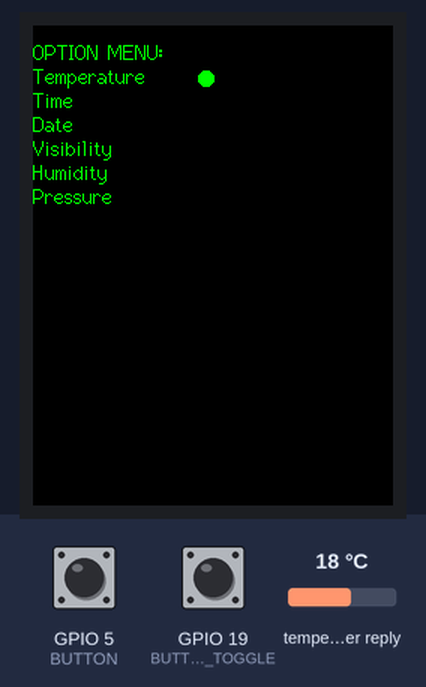
Bench run of a sketch on a simulated ESP32. Parts: 240×320 colour display. The test bench sets the inputs (shaded band); at power-on: GPIO 5 (BUTTON) HIGH, GPIO 19 (BUTTON_TOGGLE) HIGH, temperature in the weather reply 18 °C. WiFi joins after 1.5 s; servers stay silent unless stated; a WiFi scan finds three made-up networks; uploads are accepted with an empty reply; web services answer with replies made up by the test bench; what the sketch prints to the serial monitor is not drawn.

Above: at 9.6 s.
9.7 s: GPIO 5 (BUTTON) pulled LOW for 3.2 s
At 12.8 s:
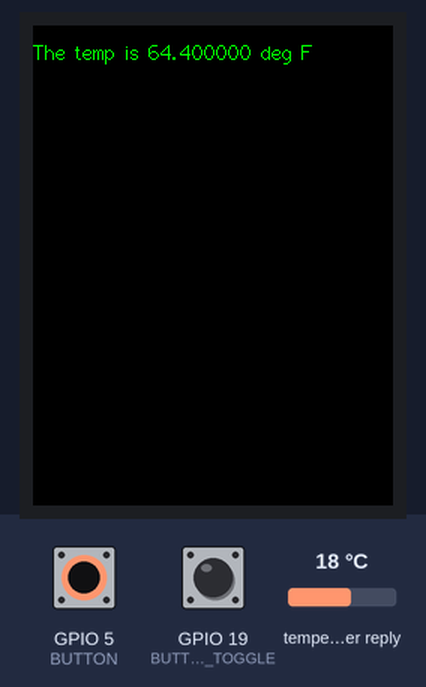
16.0 s: GPIO 19 (BUTTON_TOGGLE) pulled LOW for 1.6 s
At 20.4 s:
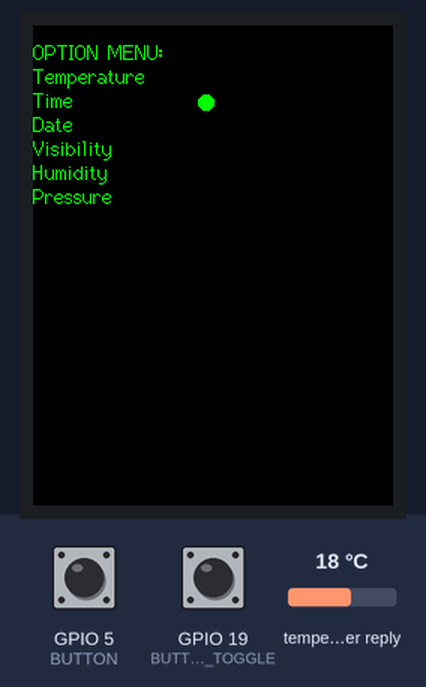
26.7 s: GPIO 19 (BUTTON_TOGGLE) pulled LOW for 1.6 s
At 31.9 s:
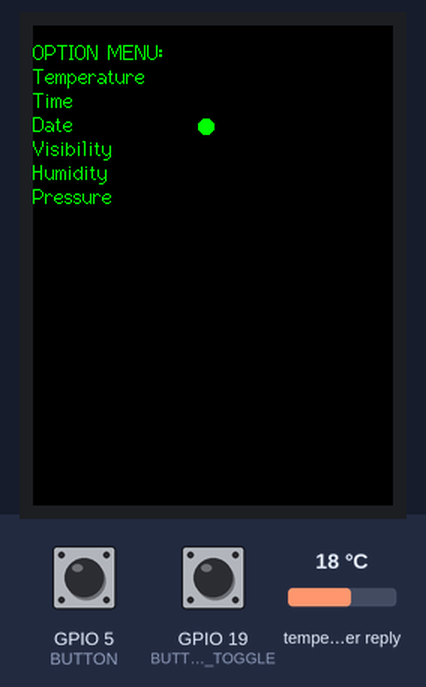
Timing chart, 0 to 33.4 s (numbered marks = the images above; inputs shaded):
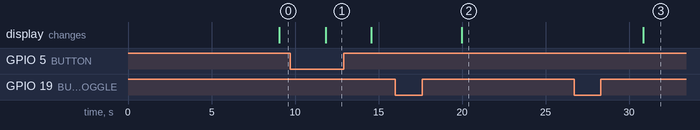

The sketch:

weather.ino
```cpp
#include <wifi.h> //Connect to WiFi Network
    #include<string.h> // Used for some string handling and processing
    #include <tft_espi.h> // Graphics and font library for ST7735 driver chip
    #include <spi.h> // Used in support of TFT Display
    #include <arduinojson.h>

    TFT_eSPI tft = TFT_eSPI();  // Invoke library, pins defined in User_Setup.h

    //Some constants and some resources:
    const int RESPONSE_TIMEOUT = 6000; //ms to wait for response from host
    const int GETTING_PERIOD = 2000; //periodicity of getting a number fact
    const int BUTTON_TIMEOUT = 1000; //button timeout in milliseconds
    const uint16_t IN_BUFFER_SIZE = 1000; //size of buffer to hold HTTP request
    const uint16_t OUT_BUFFER_SIZE = 1000; //size of buffer to hold HTTP response
    char request_buffer[IN_BUFFER_SIZE]; //char array buffer to hold HTTP request
    char response_buffer[OUT_BUFFER_SIZE]; //char array buffer to hold HTTP response
    char request_buffer2[IN_BUFFER_SIZE]; //char array buffer to hold HTTP request
    char response_buffer2[OUT_BUFFER_SIZE]; //char array buffer to hold HTTP response

    char network[] = "MIT";
    char password[] = "";

    uint8_t channel = 1; //network channel on 2.4 GHz
    byte bssid[] = {0x04, 0x95, 0xE6, 0xAE, 0xDB, 0x41}; //6 byte MAC address of AP you're targeting.

    const int BUTTON = 5; //connect to pin 5
    const int BUTTON_TOGGLE = 19; //connect to pin 19
    unsigned long timer; // used for starting millis() readings
    uint8_t draw_state;  //used for remembering state
    uint8_t temp_draw_state;
    uint8_t previous_value_toggle;  //used for remembering previous button
    uint8_t previous_value_select;  //used for remembering previous button

    // Store date and timestamp information to be printed on screen
    char* hour_tok;
    char* minute_tok;
    char* date_tok;

    // Print statements on screen
    char print1 [30];
    char print2 [30];
    char print3 [30];
    char print4 [30];

    void setup() {
      tft.init(); //initialize the screen
      tft.setRotation(2); //set rotation for our layout
      tft.setTextSize(1); //default font size
      tft.fillScreen(TFT_BLACK); //fill background
      tft.setTextColor(TFT_GREEN, TFT_BLACK); //set color of font to green foreground, black background
      Serial.begin(115200); //begin serial comms

      timer = millis();

      int n = WiFi.scanNetworks();
      Serial.println("scan done");
      if (n == 0) {
        Serial.println("no networks found");
      } else {
        Serial.print(n);
        Serial.println(" networks found");
        for (int i = 0; i < n; ++i) {
          Serial.printf("%d: %s, Ch:%d (%ddBm) %s ", i + 1, WiFi.SSID(i).c_str(), WiFi.channel(i), WiFi.RSSI(i), WiFi.encryptionType(i) == WIFI_AUTH_OPEN ? "open" : "");
          uint8_t* cc = WiFi.BSSID(i);
          for (int k = 0; k < 6; k++) {
            Serial.print(*cc, HEX);
            if (k != 5) Serial.print(":");
            cc++;
          }
          Serial.println("");
        }
      }
      delay(100); //wait a bit (100 ms)

      //if using regular connection use line below:
      WiFi.begin(network, password);
      //if using channel/mac specification for crowded bands use the following:
      //WiFi.begin(network, password, channel, bssid);
      uint8_t count = 0; //count used for Wifi check times
      Serial.print("Attempting to connect to ");
      Serial.println(network);
      while (WiFi.status() != WL_CONNECTED && count < 6) {
        delay(500);
        Serial.print(".");
        count++;
      }
      delay(2000);
      if (WiFi.isConnected()) { //if we connected then print our IP, Mac, and SSID we're on
        Serial.println("CONNECTED!");
        Serial.printf("%d:%d:%d:%d (%s) (%s)\n", WiFi.localIP()[3], WiFi.localIP()[2],
                      WiFi.localIP()[1], WiFi.localIP()[0],
                      WiFi.macAddress().c_str() , WiFi.SSID().c_str());
        delay(500);
      } else { //if we failed to connect just Try again.
        Serial.println("Failed to Connect :/  Going to restart");
        Serial.println(WiFi.status());
        ESP.restart(); // restart the ESP (proper way)
      }

      //sets IO pin 5 and 19 as inputs which default to a 3.3V signal when unconnected and 0V when the switch is pushed
      pinMode(BUTTON, INPUT_PULLUP);
      pinMode(BUTTON_TOGGLE, INPUT_PULLUP);
      // Initialize display state to 0 (i.e. home screen)
      draw_state = 0;
      // Initialize toggle marker to first state position
      temp_draw_state = 1;
      // Initialize toggle and select button state to 1
      previous_value_toggle = 1;
      previous_value_select = 1;
    }

    // Format print statements on screen, limiting to 4 printouts at a time
    void print_out(char* new_print) {
      if (strlen(print4) == 0) {
        for (int i = 0; i < strlen(new_print); i++) {
          print4[i] = new_print[i];
        }
      }
      else if (strlen(print3) == 0) {
        for (int i = 0; i < strlen(new_print); i++) {
          print3[i] = new_print[i];
        }
      }
      else if (strlen(print2) == 0) {
        for (int i = 0; i < strlen(new_print); i++) {
          print2[i] = new_print[i];
        }
      }
      else if (strlen(print1) == 0) {
        for (int i = 0; i < strlen(new_print); i++) {
          print1[i] = new_print[i];
        }
      }
      else {
        for (int i = 0; i < sizeof(print4); i++) {
          print4[i] = '\0';
        }
        for (int i = 0; i < sizeof(print3); i++) {
          print4[i] = print3[i];
          print3[i] = '\0';
        }
        for (int i = 0; i < sizeof(print2); i++) {
          print3[i] = print2[i];
          print2[i] = '\0';
        }
        for (int i = 0; i < sizeof(print1); i++) {
          print2[i] = print1[i];
          print1[i] = '\0';
        }
        for (int i = 0; i < strlen(new_print); i++) {
          print1[i] = new_print[i];
        }

      }
      tft.fillScreen(TFT_BLACK);
      tft.setCursor(0, 10, 2);
      if (strlen(print1) > 0) {
        tft.println(print1);
      }
      if (strlen(print2) > 0) {
        tft.println(print2);
      }
      if (strlen(print3) > 0) {
        tft.println(print3);
      }
      if (strlen(print4) > 0) {
        tft.println(print4);
      }

    }

    void loop() {

      // Make GET request to http://iesc-s3.mit.edu/esp32test/currenttime
      sprintf(request_buffer, "GET http://iesc-s3.mit.edu/esp32test/currenttime\r\n");
      strcat(request_buffer, "Host: iesc-s3.mit.edu\r\n"); //add more to the end
      strcat(request_buffer, "\r\n"); //add blank line!
      //submit to function that performs GET.  It will return output using response_buffer char array
      do_http_GET("iesc-s3.mit.edu", request_buffer, response_buffer, OUT_BUFFER_SIZE, RESPONSE_TIMEOUT, true);

      // Make GET request to http://api.openweathermap.org/data/2.5/weather
      sprintf(request_buffer2, "GET http://api.openweathermap.org/data/2.5/weather?lat=42.360092&lon=-71.094162&appid=853fbb1c547ea91cf5ff9c91ec5b5a43\r\n");
      strcat(request_buffer2, "Host: api.openweathermap.org\r\n"); //add more to the end
      strcat(request_buffer2, "\r\n"); //add blank line!
      //submit to function that performs GET.  It will return output using response_buffer char array
      do_http_GET("api.openweathermap.org", request_buffer2, response_buffer2, OUT_BUFFER_SIZE, RESPONSE_TIMEOUT, true);

      // Parse response buffer using delimiters and store date, hours, minutes in variables
      char* token = strtok(response_buffer, " :");
      int count = 1;
      while (token != NULL) {
        count++;
        if (count == 2) {
          date_tok = token;
        }
        if (count == 3) {
          hour_tok = token;
        }
        else if (count == 4) {
          minute_tok = token;
        }
        token = strtok(NULL, " :");
      }

      // Parse response buffer as json object
      StaticJsonDocument<1000> doc;
      char json[1000];
      strncpy(json, response_buffer2, sizeof(response_buffer2));
      deserializeJson(doc, json);
      double temp = doc["main"]["temp"];
      temp = (temp - 273.15) * (9.0 / 5.0) + 32;
      int humidity = doc["main"]["humidity"];
      int pressure = doc["main"]["pressure"];
      int visibility = doc["visibility"];

      // Get readindgs for toggle and select buttons
      uint8_t toggle_state = digitalRead(BUTTON_TOGGLE);
      uint8_t select_state = digitalRead(BUTTON);

      if (draw_state == 0) {
        // Show home screen with menu
        tft.fillScreen(TFT_BLACK);
        tft.setCursor(0, 10, 2);
        tft.println("OPTION MENU:");
        tft.println("Temperature");
        tft.println("Time");
        tft.println("Date");
        tft.println("Visibility");
        tft.println("Humidity");
        tft.println("Pressure");
        // Update position of circle to indicate toggle state
        tft.fillCircle(115, 19 + temp_draw_state * 16, 5, TFT_GREEN);

        // Update toggle marker if toggle button is pressed
        if (toggle_state == 0 and previous_value_toggle == 1) {
          temp_draw_state ++;
          temp_draw_state = temp_draw_state % 7;
          if (temp_draw_state == 0) {
            temp_draw_state ++;
          }
        }

        // Update state if select button is pressed
        if (select_state == 0 and previous_value_select == 1) {
          draw_state = temp_draw_state;
        }
      }

      // Print out temperature
      if (draw_state == 1) {
        char new_print[30];
        sprintf(new_print, "The temp is %f deg F", temp);
        print_out(new_print);
        draw_state = 0;
      }
      // Print out time
      if (draw_state == 2) {
        char new_print [30];
        sprintf(new_print, "The time is ", 15);
        strncat(new_print, hour_tok, 5);
        strncat(new_print, ":", 2);
        strncat(new_print, minute_tok, 5);
        print_out(new_print);
        draw_state = 0;
      }
      // Print out date
      if (draw_state == 3) {
        char new_print [30];
        sprintf(new_print, "The date is ", 15);
        strncat(new_print, date_tok, 15);
        print_out(new_print);
        draw_state = 0;
      }
      // Print out visibility
      if (draw_state == 4) {
        char new_print [30];
        sprintf(new_print, "The visibility is %d m", visibility);
        print_out(new_print);
        draw_state = 0;
      }
      // Print out humidity
      if (draw_state == 5) {
        char new_print [30];
        sprintf(new_print, "The humidity is %d percent", humidity);
        print_out(new_print);
        draw_state = 0;
      }
      // Print out pressure
      if (draw_state == 6) {
        char new_print [30];
        sprintf(new_print, "The pressure is %d hPa", pressure);
        print_out(new_print);
        draw_state = 0;
      }
      // Set old button value
      previous_value_toggle = toggle_state;
      previous_value_select = select_state;
    }

    /*----------------------------------
       char_append Function:
       Arguments:
          char* buff: pointer to character array which we will append a
          char c:
          uint16_t buff_size: size of buffer buff

       Return value:
          boolean: True if character appended, False if not appended (indicating buffer full)
    */
    uint8_t char_append(char* buff, char c, uint16_t buff_size) {
      int len = strlen(buff);
      if (len > buff_size) return false;
      buff[len] = c;
      buff[len + 1] = '\0';
      return true;
    }

    /*----------------------------------
       do_http_GET Function:
       Arguments:
          char* host: null-terminated char-array containing host to connect to
          char* request: null-terminated char-arry containing properly formatted HTTP GET request
          char* response: char-array used as output for function to contain response
          uint16_t response_size: size of response buffer (in bytes)
          uint16_t response_timeout: duration we'll wait (in ms) for a response from server
          uint8_t serial: used for printing debug information to terminal (true prints, false doesn't)
       Return value:
          void (none)
    */
    void do_http_GET(char* host, char* request, char* response, uint16_t response_size, uint16_t response_timeout, uint8_t serial) {
      WiFiClient client; //instantiate a client object
      if (client.connect(host, 80)) { //try to connect to host on port 80
        if (serial) Serial.print(request);//Can do one-line if statements in C without curly braces
        client.print(request);
        memset(response, 0, response_size); //Null out (0 is the value of the null terminator '\0') entire buffer
        uint32_t count = millis();
        while (client.connected()) { //while we remain connected read out data coming back
          client.readBytesUntil('\n', response, response_size);
          if (serial) Serial.println(response);
          if (millis() - count > response_timeout) break;
        }
        count = millis();
        if (serial) Serial.println(response);
        client.stop();
        if (serial) Serial.println("-----------");
      } else {
        if (serial) Serial.println("connection failed :/");
        if (serial) Serial.println("wait 0.5 sec...");
        client.stop();
      }
    }
```

Measured:
- after the input at 9.7 s, the display: changes after 2.1 s (image 1)
- after the input at 16.0 s, the display: changes after 4.0 s (image 2)
- after the input at 26.7 s, the display: changes after 4.1 s (image 3)
